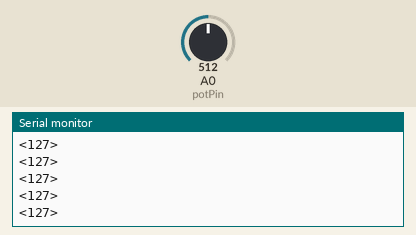
The sketch below on a simulated Arduino Uno, built with avr-gcc and run on an emulated ATmega328P. Parts: the last lines printed to the serial monitor. Inputs (shaded band) come from the test bench; at power-on: A0 (potPin) = 512.

Above: at 1.2 s.
1.3 s: A0 (potPin) set to 716
At 2.0 s:
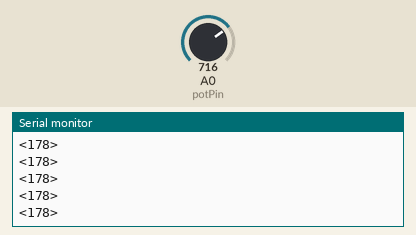
2.8 s: A0 (potPin) set to 900
At 3.6 s:
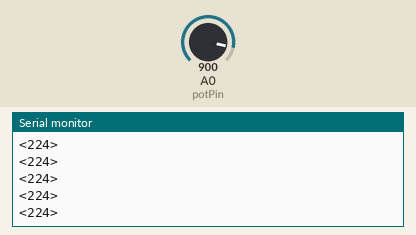
Timing chart, 0 to 5.8 s (numbered marks = the images above; inputs shaded):
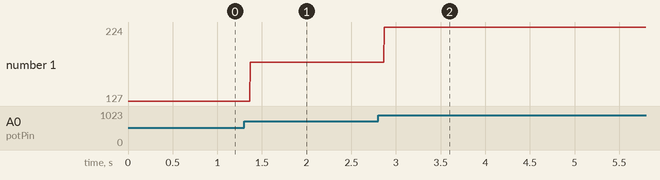

Measured:
- after the input at 1.3 s, the serial monitor: prints a new line after 0.07 s (image 1)
- after the input at 2.8 s, the serial monitor: prints a new line after 0.07 s (image 2)
- plotted number 1: 127 → 178 after the input at 1.3 s, 178 → 224 after the input at 2.8 s

The sketch:

xbeeTransmiter_tutorial.ino
```cpp
// (licence header left out)
//Constants:
const int potPin = A0; //Pot at Arduino A0 pin
//Variables:
int value ; //Value from pot

void setup() {
	//Start the serial communication
	Serial.begin(9600); //Baud rate must be the same as is on xBee module
}

void loop() {
  //Read the analog value from pot and store it to "value" variable
 	value = analogRead(A0);
 	//Map the analog value to pwm value
 	value = map (value, 0, 1023, 0, 255);
	//Send the message:
	Serial.print('<'); 	//Starting symbol
 	Serial.print(value);//Value from 0 to 255
	Serial.println('>');//Ending symbol
}
```
